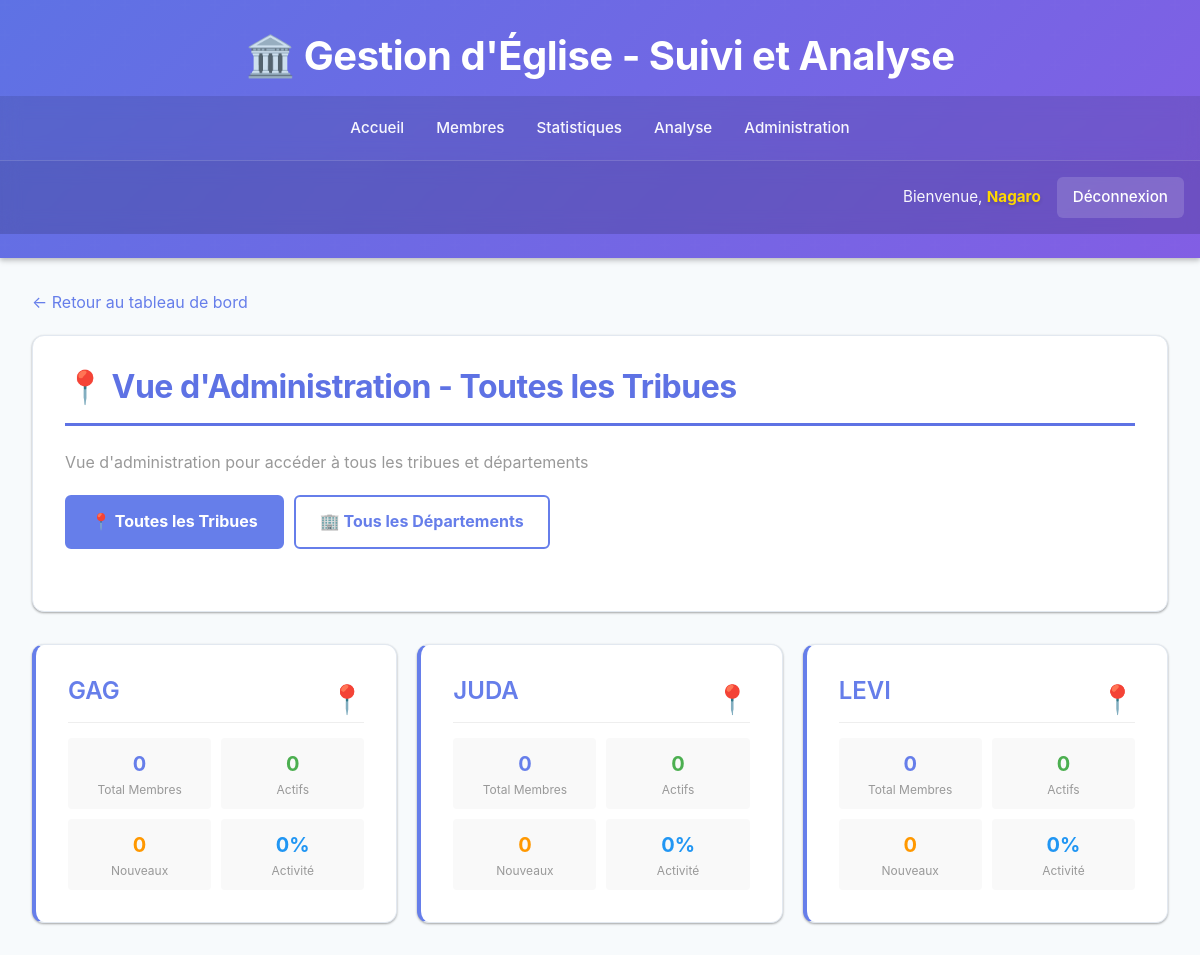
Before: /gestion-tribu-departement/ (signed in, upper part) with the older database file.
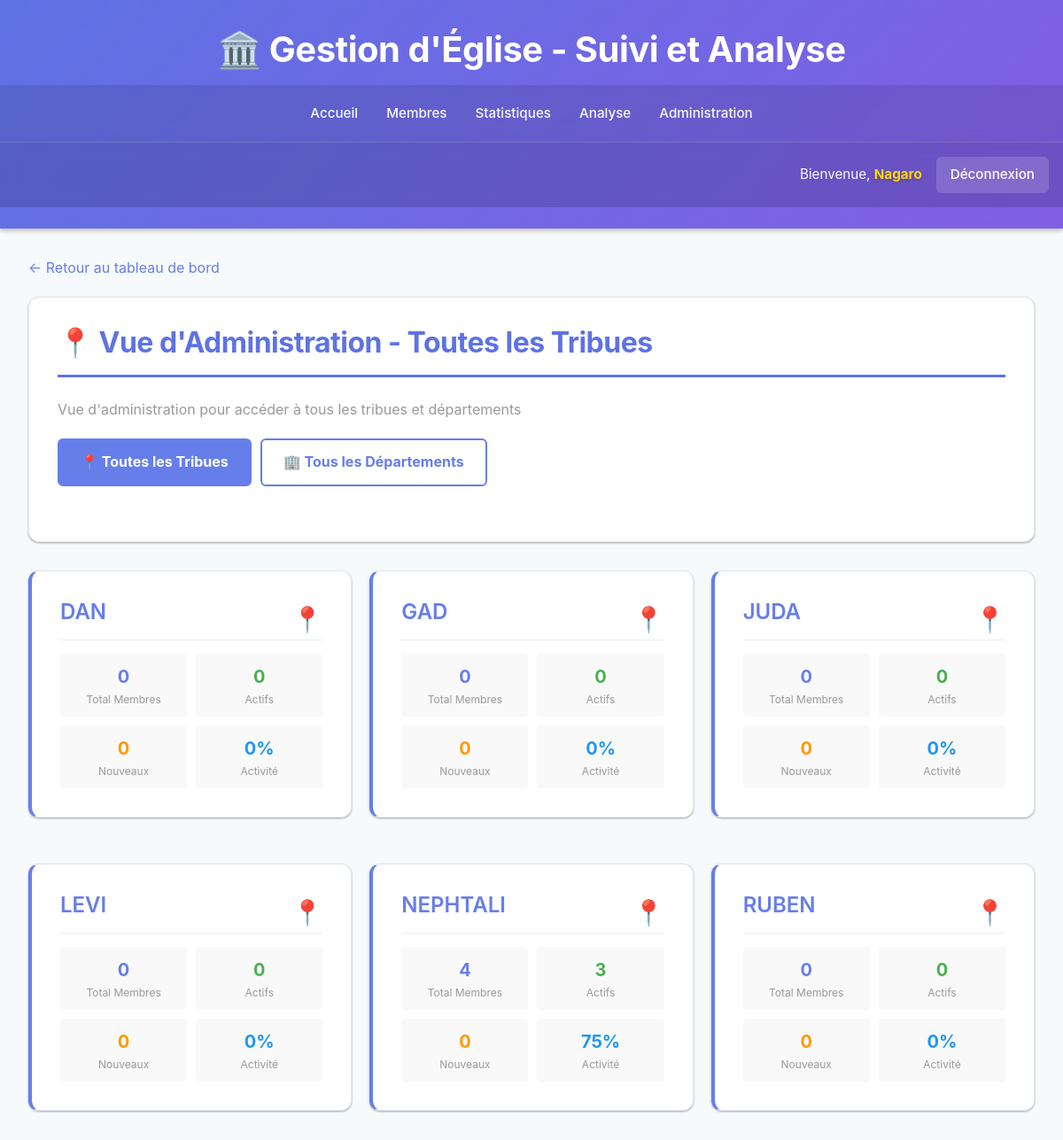
After: the same page with the newer database file.
### eglise/models.py (models this page shows, shortened)
class Tribu(models.Model):
    nom = models.CharField(max_length=100, unique=True)
    description = models.TextField(blank=True, null=True)
    date_creation = models.DateTimeField(auto_now_add=True)
    class Meta:
        verbose_name_plural = "Tribus"
        ordering = ['nom']

### eglise/admin_tribu_departement_view.py (the view)
# urls.py: path('gestion-tribu-departement/', views.AdminTribuDepartementView.as_view(), name='admin_tribu_departement'),
class AdminTribuDepartementView(LoginRequiredMixin, TemplateView):
    template_name = 'eglise/admin_tribu_departement.html'
    def dispatch(self, request, *args, **kwargs):
        if not request.user.is_superuser:
            return redirect('eglise:dashboard')
        return super().dispatch(request, *args, **kwargs)
    def get_context_data(self, **kwargs):
        context = super().get_context_data(**kwargs)
        mode = self.request.GET.get('mode', 'tribu')
        if mode == 'departement':
            departements = Departement.objects.all().order_by('nom')
            departements_data = []
            for dept in departements:
                membres_count = Membre.objects.filter(departement=dept).count()
                actifs_count = Membre.objects.filter(departement=dept, statut='actif').count()
                nouveaux_count = Membre.objects.filter(departement=dept, statut='nouveau').count()
                pourcentage_actifs = 0
                if membres_count > 0:
                    pourcentage_actifs = round((actifs_count * 100) / membres_count)
                departements_data.append({
                    'obj': dept,
                    'total': membres_count,
                    'actifs': actifs_count,
                    'nouveaux': nouveaux_count,
                    'pourcentage_actifs': pourcentage_actifs,
                })
            context['departements'] = departements_data
            context['mode'] = 'departement'
            context['page_title'] = '🏢 Vue d\'Administration - Tous les Départements'
        else:
            tribus = Tribu.objects.all().order_by('nom')
            tribus_data = []
            for tribu in tribus:
                membres_count = Membre.objects.filter(tribu=tribu).count()
                actifs_count = Membre.objects.filter(tribu=tribu, statut='actif').count()
                nouveaux_count = Membre.objects.filter(tribu=tribu, statut='nouveau').count()
                pourcentage_actifs = 0
                if membres_count > 0:
                    pourcentage_actifs = round((actifs_count * 100) / membres_count)
                tribus_data.append({
                    'obj': tribu,
                    'total': membres_count,
                    'actifs': actifs_count,
                    'nouveaux': nouveaux_count,
                    'pourcentage_actifs': pourcentage_actifs,
                })
            context['tribus'] = tribus_data
            context['mode'] = 'tribu'
            context['page_title'] = '📍 Vue d\'Administration - Toutes les Tribues'
        return context

### eglise/templates/eglise/admin_tribu_departement.html (shortened to what this page needs)
{% extends 'eglise/base.html' %}
{% block content %}
<div style="margin-bottom: 20px;">
    <a href="{% url 'eglise:dashboard' %}" style="color: #667eea; text-decoration: none;">← Retour au tableau de bord</a>
</div>
<div class="card">
    <h2>{{ page_title }}</h2>
    <p style="color: #999; margin-bottom: 20px;">Vue d'administration pour accéder à tous les tribues et départements</p>
    <div style="display: flex; gap: 10px; margin-bottom: 30px;">
        <a href="{% url 'eglise:admin_tribu_departement' %}?mode=tribu"
           style="padding: 12px 24px; border-radius: 6px; text-decoration: none; font-weight: bold; border: 2px solid #667eea; {% if mode == 'tribu' %}background: #667eea; color: white;{% else %}color: #667eea; background: white;{% endif %} transition: all 0.3s;">
            📍 Toutes les Tribues
        </a>
        <a href="{% url 'eglise:admin_tribu_departement' %}?mode=departement"
           style="padding: 12px 24px; border-radius: 6px; text-decoration: none; font-weight: bold; border: 2px solid #667eea; {% if mode == 'departement' %}background: #667eea; color: white;{% else %}color: #667eea; background: white;{% endif %} transition: all 0.3s;">
            🏢 Tous les Départements
        </a>
    </div>
</div>
{% if mode == 'tribu' %}
<div style="display: grid; grid-template-columns: repeat(auto-fill, minmax(300px, 1fr)); gap: 20px; margin-top: 20px;">
    {% for tribu_item in tribus %}
    <div class="card" style="border-left: 4px solid #667eea; cursor: pointer; transition: all 0.3s; hover-transform: translateY(-2px); hover-box-shadow: 0 4px 12px rgba(102, 126, 234, 0.3);">
        <a href="{% url 'eglise:tribu_membres' tribu_item.obj.id %}" style="text-decoration: none; color: inherit; display: block;">
            <div style="display: flex; justify-content: space-between; align-items: start;">
                <div>
                    <h3 style="color: #667eea; margin-bottom: 15px; margin-top: 0;">{{ tribu_item.obj.nom }}</h3>
                </div>
                <div style="font-size: 28px;">📍</div>
            </div>
            <div style="display: grid; grid-template-columns: 1fr 1fr; gap: 10px; padding-top: 15px; border-top: 1px solid #eee;">
                <div style="background: #f9f9f9; padding: 10px; border-radius: 4px; text-align: center;">
                    <div style="font-size: 20px; font-weight: bold; color: #667eea;">{{ tribu_item.total }}</div>
                    <div style="font-size: 12px; color: #999;">Total Membres</div>
                </div>
                <div style="background: #f9f9f9; padding: 10px; border-radius: 4px; text-align: center;">
                    <div style="font-size: 20px; font-weight: bold; color: #4caf50;">{{ tribu_item.actifs }}</div>
                    <div style="font-size: 12px; color: #999;">Actifs</div>
                </div>
                <div style="background: #f9f9f9; padding: 10px; border-radius: 4px; text-align: center;">
                    <div style="font-size: 20px; font-weight: bold; color: #ff9800;">{{ tribu_item.nouveaux }}</div>
                    <div style="font-size: 12px; color: #999;">Nouveaux</div>
                </div>
                <div style="background: #f9f9f9; padding: 10px; border-radius: 4px; text-align: center;">
                    <div style="font-size: 20px; font-weight: bold; color: #2196f3;">
                        {{ tribu_item.pourcentage_actifs }}%
                    </div>
                    <div style="font-size: 12px; color: #999;">Activité</div>
                </div>
            </div>
        </a>
    </div>
    {% empty %}
    <div class="card" style="grid-column: 1 / -1; text-align: center; padding: 40px;">
        <p style="color: #999; font-size: 16px;">Aucune tribu enregistrée</p>
    </div>
    {% endfor %}
</div>
{% endif %}
{% endblock %}

Changed rows visible on the page:
added Tribu: obj.nom "DAN", total "0", actifs "0", nouveaux "0", pourcentage_actifs "0"
changed Tribu: obj.nom "GAG" → "GAD"
now on this page (row unchanged): Tribu: obj.nom "NEPHTALI", total "4", actifs "3", nouveaux "0", pourcentage_actifs "75"
now on this page (row unchanged): Tribu: obj.nom "RUBEN", total "0", actifs "0", nouveaux "0", pourcentage_actifs "0"
